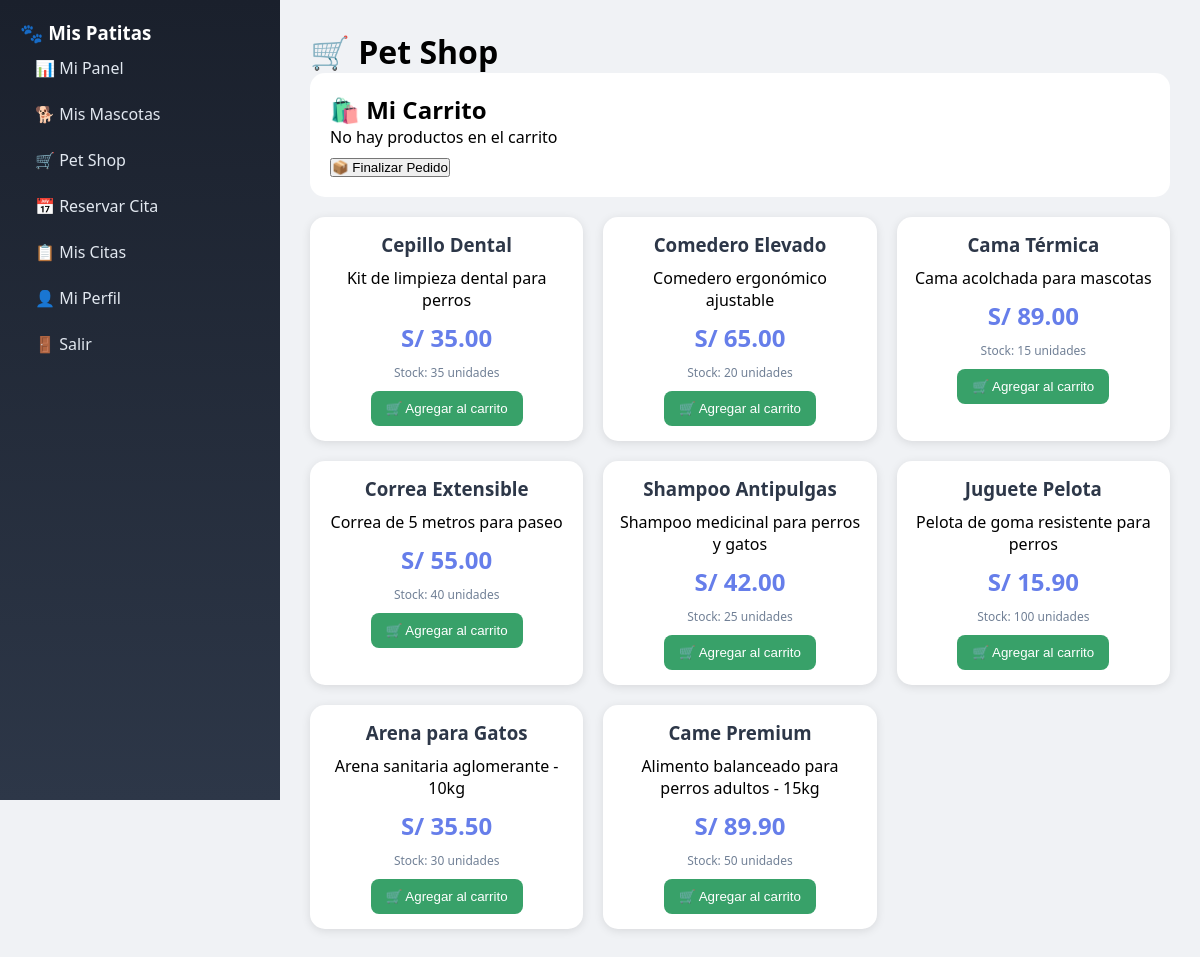
Page /cliente_petshop.php (signed in) on the committed database.
### tables this page shows
CREATE TABLE `productos` (
  `id` int NOT NULL AUTO_INCREMENT,
  `nombre` varchar(100) NOT NULL,
  `descripcion` text,
  `precio` decimal(10,2) NOT NULL,
  `cantidad` int NOT NULL DEFAULT '0',
  `fecha_registro` timestamp NULL DEFAULT CURRENT_TIMESTAMP,
  PRIMARY KEY (`id`)
);

### cliente_petshop.php (the view, shortened to what this page needs)
<?php
require_once 'config/database.php';
$productos = $conn->query("SELECT * FROM productos WHERE cantidad > 0 ORDER BY id DESC")->fetchAll();
?>
<!DOCTYPE html>
<html>
<head>
</head>
<body>
    <div class="dashboard">
        <nav class="sidebar">
            <h3>🐾 Mis Patitas</h3>
            <a href="cliente_dashboard.php">📊 Mi Panel</a>
            <a href="cliente_mascotas.php">🐕 Mis Mascotas</a>
            <a href="cliente_petshop.php">🛒 Pet Shop</a>
            <a href="cliente_citas.php">📅 Reservar Cita</a>
            <a href="cliente_mis_citas.php">📋 Mis Citas</a>
            <a href="perfil_cliente.php">👤 Mi Perfil</a>
            <a href="logout.php">🚪 Salir</a>
        </nav>
        <main class="content">
            <h1>🛒 Pet Shop</h1>
            <div class="cart">
                <h2>🛍️ Mi Carrito</h2>
                <div id="carrito-contenido">
                    <p>No hay productos en el carrito</p>
                </div>
                <button onclick="finalizarCompra()" style="margin-top: 10px;">📦 Finalizar Pedido</button>
            </div>
            <div class="products-grid">
                <?php foreach($productos as $p): ?>
                <div class="product-card">
                    <h3><?php echo $p['nombre']; ?></h3>
                    <p><?php echo $p['descripcion']; ?></p>
                    <div class="price">S/ <?php echo number_format($p['precio'], 2); ?></div>
                    <div class="stock">Stock: <?php echo $p['cantidad']; ?> unidades</div>
                    <button class="btn-buy" onclick="agregarAlCarrito(<?php echo $p['id']; ?>, '<?php echo $p['nombre']; ?>', <?php echo $p['precio']; ?>)">
                        🛒 Agregar al carrito
                    </button>
                </div>
                <?php endforeach; ?>
            </div>
        </main>
    </div>
</body>
</html>

### cliente_petshop.php (style rules this page uses)
* { margin: 0; padding: 0; box-sizing: border-box; }
body { font-family: 'Segoe UI', Tahoma, Geneva, Verdana, sans-serif; background: #f0f2f5; }
.dashboard { display: flex; }
.sidebar { width: 280px; background: linear-gradient(180deg, #1a202c 0%, #2d3748 100%); color: white; position: fixed; height: 100vh; padding: 20px; }
.sidebar a { display: flex; align-items: center; gap: 12px; padding: 12px 15px; color: #e2e8f0; text-decoration: none; border-radius: 10px; }
.content { flex: 1; margin-left: 280px; padding: 30px; }
.products-grid { display: grid; grid-template-columns: repeat(auto-fill, minmax(250px, 1fr)); gap: 20px; }
.product-card { background: white; border-radius: 15px; padding: 15px; text-align: center; box-shadow: 0 2px 10px rgba(0,0,0,0.1); }
.product-card h3 { color: #2d3748; margin-bottom: 10px; }
.price { font-size: 24px; color: #667eea; font-weight: bold; margin: 10px 0; }
.stock { color: #718096; font-size: 12px; margin-bottom: 10px; }
.btn-buy { background: #38a169; color: white; padding: 10px 15px; border: none; border-radius: 8px; cursor: pointer; }
.cart { background: white; border-radius: 15px; padding: 20px; margin-bottom: 20px; }

### rows in the picture
productos: nombre "Cepillo Dental", descripcion "Kit de limpieza dental para perros", precio "35.00", cantidad "35"
productos: nombre "Comedero Elevado", descripcion "Comedero ergonómico ajustable", precio "65.00", cantidad "20"
productos: nombre "Cama Térmica", descripcion "Cama acolchada para mascotas", precio "89.00", cantidad "15"
productos: nombre "Correa Extensible", descripcion "Correa de 5 metros para paseo", precio "55.00", cantidad "40"
productos: nombre "Shampoo Antipulgas", descripcion "Shampoo medicinal para perros y gatos", precio "42.00", cantidad "25"
productos: nombre "Juguete Pelota", descripcion "Pelota de goma resistente para perros", precio "15.90", cantidad "100"
productos: nombre "Arena para Gatos", descripcion "Arena sanitaria aglomerante - 10kg", precio "35.50", cantidad "30"
productos: nombre "Came Premium", descripcion "Alimento balanceado para perros adultos - 15kg", precio "89.90", cantidad "50"
